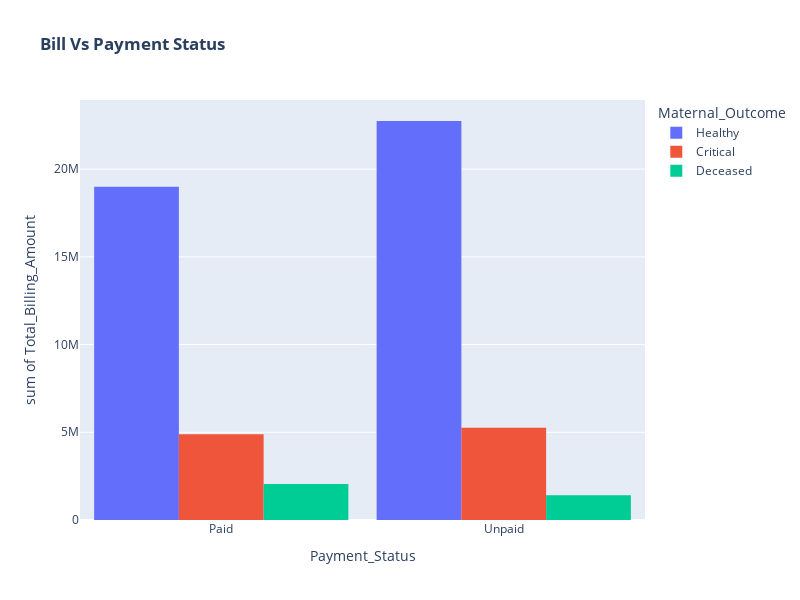

The cell this chart's notebook holds for it:
### Code cell
fig = px.histogram(data, y="Total_Billing_Amount",x='Payment_Status',color='Maternal_Outcome',title="<b>Bill Vs Payment Status</b>",barmode="group")
fig.update_layout(width=800, height=600, bargap=0.1)
fig.show()

### Figure 1 — Plotly figure (JSON) as saved in the notebook; plotly's stock layout.template omitted (floating-point values rounded to 4 significant figures; data arrays with more than 128 entries replaced by an {"elided": "..."} marker saying what was removed)
{"data": [{"alignmentgroup": "True", "bingroup": "x", "histfunc": "sum", "hovertemplate": "Maternal_Outcome=Healthy<br>Payment_Status=%{x}<br>sum of Total_Billing_Amount=%{y}<extra></extra>", "legendgroup": "Healthy", "marker": {"color": "#636efa", "pattern": {"shape": ""}}, "name": "Healthy", "offsetgroup": "Healthy", "orientation": "v", "showlegend": true, "type": "histogram", "x": {"elided": "761 str values"}, "xaxis": "x", "y": {"elided": "761 int values"}, "yaxis": "y"}, {"alignmentgroup": "True", "bingroup": "x", "histfunc": "sum", "hovertemplate": "Maternal_Outcome=Critical<br>Payment_Status=%{x}<br>sum of Total_Billing_Amount=%{y}<extra></extra>", "legendgroup": "Critical", "marker": {"color": "#EF553B", "pattern": {"shape": ""}}, "name": "Critical", "offsetgroup": "Critical", "orientation": "v", "showlegend": true, "type": "histogram", "x": {"elided": "176 str values"}, "xaxis": "x", "y": {"elided": "176 int values"}, "yaxis": "y"}, {"alignmentgroup": "True", "bingroup": "x", "histfunc": "sum", "hovertemplate": "Maternal_Outcome=Deceased<br>Payment_Status=%{x}<br>sum of Total_Billing_Amount=%{y}<extra></extra>", "legendgroup": "Deceased", "marker": {"color": "#00cc96", "pattern": {"shape": ""}}, "name": "Deceased", "offsetgroup": "Deceased", "orientation": "v", "showlegend": true, "type": "histogram", "x": ["Paid", "Paid", "Paid", "Unpaid", "Unpaid", "Unpaid", "Paid", "Paid", "Paid", "Unpaid", "Unpaid", "Paid", "Paid", "Paid", "Paid", "Paid", "Paid", "Paid", "Unpaid", "Paid", "Paid", "Paid", "Unpaid", "Unpaid", "Paid", "Unpaid", "Paid", "Unpaid", "Unpaid", "Paid", "Paid", "Paid", "Unpaid", "Unpaid", "Unpaid", "Paid", "Unpaid", "Paid", "Unpaid", "Paid", "Paid", "Paid", "Paid", "Unpaid", "Unpaid", "Paid", "Unpaid", "Unpaid", "Paid", "Paid", "Paid", "Paid", "Unpaid", "Paid", "Paid", "Unpaid", "Unpaid", "Paid", "Unpaid", "Unpaid", "Unpaid", "Paid", "Paid"], "xaxis": "x", "y": [20546, 11474, 82100, 11496, 86682, 68475, 15450, 19716, 24172, 37097, 26395, 79023, 98950, 44207, 10141, 55056, 70424, 11133, 62837, 58112, 53252, 86682, 23573, 19048, 77330, 16369, 51312, 15826, 91065, 86716, 99543, 43727, 96690, 30432, 58014, 63542, 47549, 19880, 35256, 39623, 76901, 50816, 92825, 74237, 60366, 70934, 58329, 24978, 45830, 65228, 63568, 42408, 61351, 79721, 22793, 87961, 74758, 75873, 68897, 94118, 84478, 96452, 50706], "yaxis": "y"}], "layout": {"bargap": 0.1, "barmode": "group", "height": 600, "legend": {"title": {"text": "Maternal_Outcome"}, "tracegroupgap": 0}, "title": {"text": "<b>Bill Vs Payment Status</b>"}, "width": 800, "xaxis": {"anchor": "y", "domain": [0, 1], "title": {"text": "Payment_Status"}}, "yaxis": {"anchor": "x", "domain": [0, 1], "title": {"text": "sum of Total_Billing_Amount"}}}}
